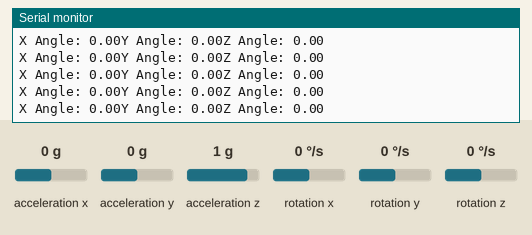
Recording of a sketch running on a simulated Arduino Uno, built with avr-gcc and run on an emulated ATmega328P. On the bench: the last lines printed to the serial monitor. The inputs (shaded band) are chosen by the test bench; at power-on: rotation x 0 °/s, rotation y 0 °/s, rotation z 0 °/s, acceleration x 0 g, acceleration y 0 g, acceleration z 1 g.

Above: at 1.2 s.
1.3 s: rotation x set to -192 °/s
At 1.43 s:
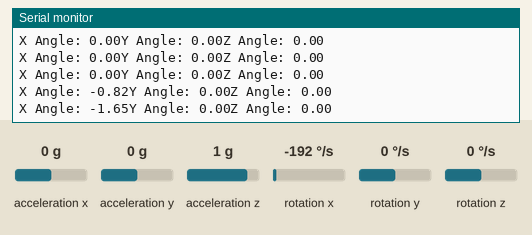
4.3 s: rotation y set to -192 °/s
At 4.33 s:
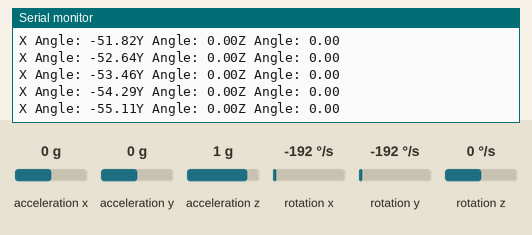
7.3 s: rotation z set to -192 °/s
At 7.31 s:
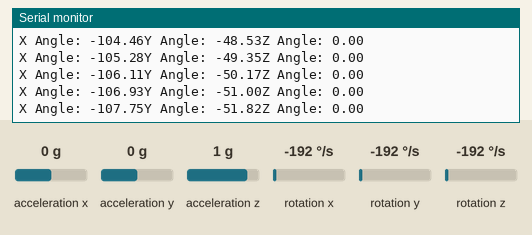
10.3 s: rotation y set to 100 °/s
At 10.34 s:
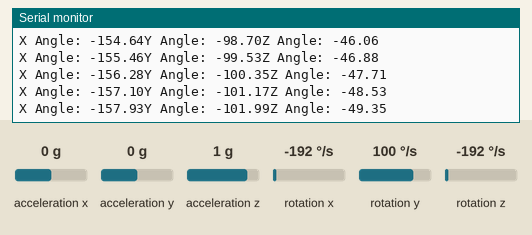
13.3 s: rotation z set to -100 °/s
At 13.34 s:
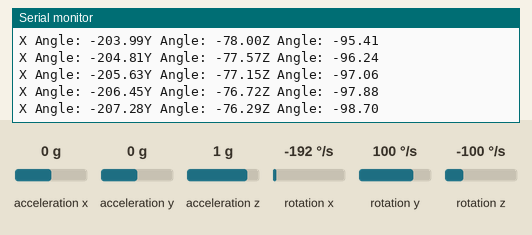
16.3 s: rotation y set to 184 °/s
At 16.34 s:
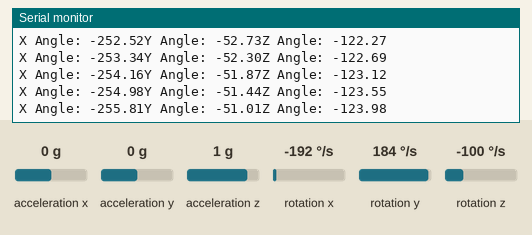
Timing chart, 0 to 19.3 s (numbered marks = the images above; inputs shaded):
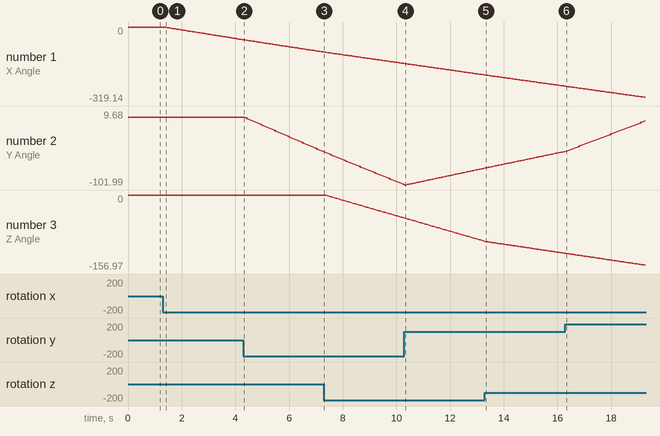

Measured:
- after the input at 1.3 s, the serial monitor: prints a new line after 0.07 s (image 1)
- plotted number 1: 0 → -54.29 after the input at 1.3 s

The sketch:

Gyro_Test.ino
```cpp
/*  NOTES
X Axis Angle: more positive when rotated clockwise, more negative when rotated counterclockwise
Y Axis Angle: more positive when rotated clockwise, more negative when rotated counterclockwise
Z Axis Angle: more positive when rotated counterclockwise, more negative when rotated clockwise
*/

#include <Arduino_LSM6DSOX.h>
#include <PID_v1.h>

//basic control setup code
double maxVel = 5.0;
double maxAngle = 180.0;
float xAcc = 0.0, yAcc = 0.0, zAcc = 0.0;
double xAngle = 0.0, yAngle = 0.0, zAngle = 0.0;
double xAngleN = 0.0, yAngleN = 0.0, zAngleN = 0.0;
float xAngleC = 0.0, yAngleC = 0.0, zAngleC = 0.0;
double maxXAngle = 10000000.0, maxYAngle = 10000000.0, maxZAngle = 10000000.0;
int rangedXVel = 0, rangedYVel = 0, rangedZVel = 0, rangedXAngle = 0, rangedYAngle = 0, rangedZAngle = 0;
int motor1Set = 0, motor2Set = 0, motor3Set = 0, motor4Set = 0;

//PID setup code
double xAngleOut, xAngleSet = 0.0; //note that xAngleSet will always be set to 0.0 to make sure it re-levels
double kp1 = 1.0;
double ki1 = 0.0;
double kd1 = 0.0;
//only used when x velocity is set to 0.0
PID xAnglePID(&xAngle, &xAngleOut, &xAngleSet, kp1, ki1, kd1, DIRECT);
double yAngleOut, yAngleSet = 0.0; //note that yAngleSet will always be set to 0.0 to make sure it re-levels
double kp2 = 1.0;
double ki2 = 0.0;
double kd2 = 0.0;
//only used when y velocity is set to 0.0
PID yAnglePID(&yAngle, &yAngleOut, &yAngleSet, kp2, ki2, kd2, DIRECT);
double zAngleOut, zAngleSet = 0.0;
double kp3 = 1.0;
double ki3 = 0.0;
double kd3 = 0.0;
PID zAnglePID(&zAngle, &zAngleOut, &zAngleSet, kp3, ki3, kd3, DIRECT);
double xVel, xVelOut, xVelSet = 0.0;
double kp4 = 0.0;
double ki4 = 0.0;
double kd4 = 0.0;
PID xVelPID(&xVel, &xVelOut, &xVelSet, kp4, ki4, kd4, DIRECT);
double yVel, yVelOut, yVelSet = 0.0;
double kp5 = 0.0;
double ki5 = 0.0;
double kd5 = 0.0;
PID yVelPID(&yVel, &yVelOut, &yVelSet, kp5, ki5, kd5, DIRECT);
double zVel, zVelOut, zVelSet = 0.0;
double kp6 = 0.0;
double ki6 = 0.0;
double kd6 = 0.0;
PID zVelPID(&zVel, &zVelOut, &zVelSet, kp6, ki6, kd6, DIRECT);

//basic monitoring functions
double absolute(double num) {
  if (num < 0) { num *= -1.0; }
  return num;
}
void updateAcc() {
  if (IMU.accelerationAvailable()) {
    IMU.readAcceleration(xAcc, yAcc, zAcc);
  }
}
void updateVel() {
  updateAcc();
  xVel += (double(xAcc) * double(IMU.accelerationSampleRate()));
  yVel += (double(yAcc) * double(IMU.accelerationSampleRate()));
  zVel += (double(zAcc) * double(IMU.accelerationSampleRate()));
}
void updateAngle() {
  if (IMU.gyroscopeAvailable()) {
    IMU.readGyroscope(xAngleC, yAngleC, zAngleC);
  }
  //fix xAngleC tolerance
  if (((xAngleC > 0.6) && (xAngleC > 0)) || ((xAngleC < -0.6) && (xAngleC < 0))) {
    xAngleN += (double(xAngleC) * double(IMU.gyroscopeSampleRate()));
  }
  //fix yAngleC tolerance
  if (((yAngleC > 1.0) && (yAngleC > 0)) || ((yAngleC < -1.0) && (yAngleC < 0))) {
    yAngleN += (double(yAngleC) * double(IMU.gyroscopeSampleRate()));
  }
  //fix zAngleC tolerance
  if (((zAngleC > 0.7) && (zAngleC > 0)) || ((zAngleC < -0.7) && (zAngleC < 0))) {
    zAngleN += (double(zAngleC) * double(IMU.gyroscopeSampleRate()));
  }
  //normalize x angle value range
  if (double(absolute((xAngleN))) > maxXAngle) {
    if (xAngleN < 0) {
      xAngleN = (maxXAngle * -1);
    }
    else {
      xAngleN = maxXAngle;
    }
  }
  xAngle = (xAngleN * 360.0) / maxXAngle;
  //normalize y angle value range
  if (double(absolute((yAngleN))) > maxYAngle) {
    if (yAngleN < 0) {
      yAngleN = (maxYAngle * -1);
    }
    else {
      yAngleN = maxYAngle;
    }
  }
  yAngle = (yAngleN * 360.0) / maxYAngle;
  //normalize z angle value range
  if (double(absolute((zAngleN))) > maxZAngle) {
    if (zAngleN < 0) {
      zAngleN = (maxZAngle * -1);
    }
    else {
      zAngleN = maxZAngle;
    }
  }
  zAngle = (zAngleN * 360.0) / maxZAngle;
}
void resetIMU() {
  Serial.println(F("Resetting IMU"));
  IMU.end();
  IMU.begin();
}

//setpoint value functions
void updateXVelSetpoint() {
  double setpoint = 0.0;
  //the drone can be set to a max velocity of 4.0
  if (setpoint > (maxVel - 1.0)) { setpoint = maxVel; }
  else if (setpoint < 0.2) { setpoint = 0.0; }
  xVelSet = setpoint;
}
void updateYVelSetpoint() {
  double setpoint = 0.0;
  if (setpoint > (maxVel - 1.0)) { setpoint = maxVel; }
  else if (setpoint < 0.2) { setpoint = 0.0; }
  yVelSet = setpoint;
}
void updateZVelSetpoint() {
  double setpoint = 0.0;
  if (setpoint > (maxVel - 1.0)) { setpoint = maxVel; }
  else if (setpoint < 0.2) { setpoint = 0.0; }
  zVelSet = setpoint;
}
void updateZAngleSetpoint() {
  double setpoint = 0.0;
  if (setpoint > (maxAngle * 2.0)) { setpoint = (maxAngle * 2.0); }
  else if (setpoint < 1.0) { setpoint = 0.0; }
  zAngleSet = setpoint;
}
void updatePIDValues() {
  updateXVelSetpoint();
  updateYVelSetpoint();
  updateZVelSetpoint();
  updateZAngleSetpoint();
}
void computePID() {
  xAnglePID.Compute();
  yAnglePID.Compute();
  zAnglePID.Compute();
  xVelPID.Compute();
  yVelPID.Compute();
  zVelPID.Compute();
}
void rangeZVel() {
  if (double(abs((zVelOut))) > maxVel) {
    if (zVelOut < 0) {
      zVelOut = (maxVel * -1);
    }
    else {
      zVelOut = maxVel;
    }
  }
  //this scales the z velocity from 0 to 2*maxVel and then scales it from 0 to maxVel
  zVelOut += maxVel;
  zVelOut /= 2;
  //this ranges the z velocity PID output on a scale from 0 to 160 b/c this is essentially thrust
  double rangeCalc = (zVelOut * 160.0) / maxVel;
  if (rangeCalc < 5.0) { rangeCalc = 0.0; }
  rangedZVel = int(rangeCalc);
}
void rangeXVel() {
  //the PID can adjust the drone to have a max correction up to a velocity of 5.0
  if (double(absolute((xVelOut))) > maxVel) {
    if (xVelOut < 0) {
      xVelOut = (maxVel * -1);
    }
    else {
      xVelOut = maxVel;
    }
  }
  //this ranges the x velocity PID output on a scale from -rangedZVel to rangedZVel
  double rangeCalc = (xVelOut * double(rangedZVel)) / maxVel;
  if (absolute(rangeCalc) < 5.0) { rangeCalc = 0.0; }
  rangedXVel = int(rangeCalc);
}
void rangeYVel() {
  if (double(absolute((yVelOut))) > maxVel) {
    if (yVelOut < 0) {
      yVelOut = (maxVel * -1);
    }
    else {
      yVelOut = maxVel;
    }
  }
  //this ranges the y velocity PID output on a scale from -rangedZVel to rangedZVel
  double rangeCalc = (yVelOut * double(rangedZVel)) / maxVel;
  if (absolute(rangeCalc) < 5.0) { rangeCalc = 0.0; }
  rangedYVel = int(rangeCalc);
}
void rangeXAngle() {
  //this rectifies the input to a range of -180 to 180 deg
  if (double(absolute((xAngleOut))) > (maxAngle / 2.0)) {
    if (xAngleOut < 0) {
      //xAngleOut = ((maxAngle / 2.0) * -1);
    }
    else {
      xAngleOut = maxAngle / 2.0;
    }
  }
  //this ranges the x angle PID output on a scale from -90 to 90
  double rangeCalc = (xAngleOut * 90.0) / (maxAngle / 2.0);
  if (absolute(rangeCalc) < 0.5) { rangeCalc = 0.0; }
  rangedXAngle = int(rangeCalc);
}
void rangeYAngle() {
  if (double(absolute((yAngleOut))) > (maxAngle / 2.0)) {
    if (yAngleOut < 0) {
      //yAngleOut = ((maxAngle / 2.0) * -1);
    }
    else {
      yAngleOut = maxAngle / 2.0;
    }
  }
  //this ranges the y angle PID output on a scale from -90 to 90
  double rangeCalc = (yAngleOut * 90.0) / (maxAngle / 2.0);
  if (absolute(rangeCalc) < 0.5) { rangeCalc = 0.0; }
  rangedYAngle = int(rangeCalc);
}
void rangeZAngle() {
  //this rectifies the input to a range of -360 to 360 deg
  if (double(absolute((zAngleOut))) > (maxAngle * 2.0)) {
    if (zAngleOut < 0) {
      zAngleOut = (maxAngle * -2.0);
    }
    else {
      zAngleOut = (maxAngle * 2.0);
    }
  }
  //this ranges the z angle PID output on a scale from -40 to 40
  double rangeCalc = (zAngleOut * 40.0) / (maxAngle * 2.0);
  if (absolute(rangeCalc) < 0.25) { rangeCalc = 0.0; }
  rangedZAngle = int(rangeCalc);
}
void rangeValues() {
  rangeXVel();
  rangeYVel();
  rangeZVel();
  rangeXAngle();
  rangeYAngle();
  rangeZAngle();
}
void setup() {
  Serial.begin(9600);
  if (!IMU.begin()) {
    Serial.println("IMU not initialized!");
    while(1);
  }
  xAnglePID.SetMode(AUTOMATIC);
  xAnglePID.SetOutputLimits(-90,90);
  yAnglePID.SetMode(AUTOMATIC);
  yAnglePID.SetOutputLimits(-90,90);
  zAnglePID.SetMode(AUTOMATIC);
  zAnglePID.SetOutputLimits(-360,360);
  xVelPID.SetMode(AUTOMATIC);
  yVelPID.SetMode(AUTOMATIC);
  zVelPID.SetMode(AUTOMATIC);
}

void loop() {
  updateVel();
  updateAngle();
  updatePIDValues();
  computePID();
  //range the x,y,z velocities from -160 to 160, x and y angles from -90 to 90, and z angle from -40 to 40 PWM
  rangeValues();
  Serial.print(F("X Angle: "));
  Serial.print(xAngle);
  Serial.print(F("Y Angle: "));
  Serial.print(yAngle);
  Serial.print(F("Z Angle: "));
  Serial.println(zAngle);
}
```
